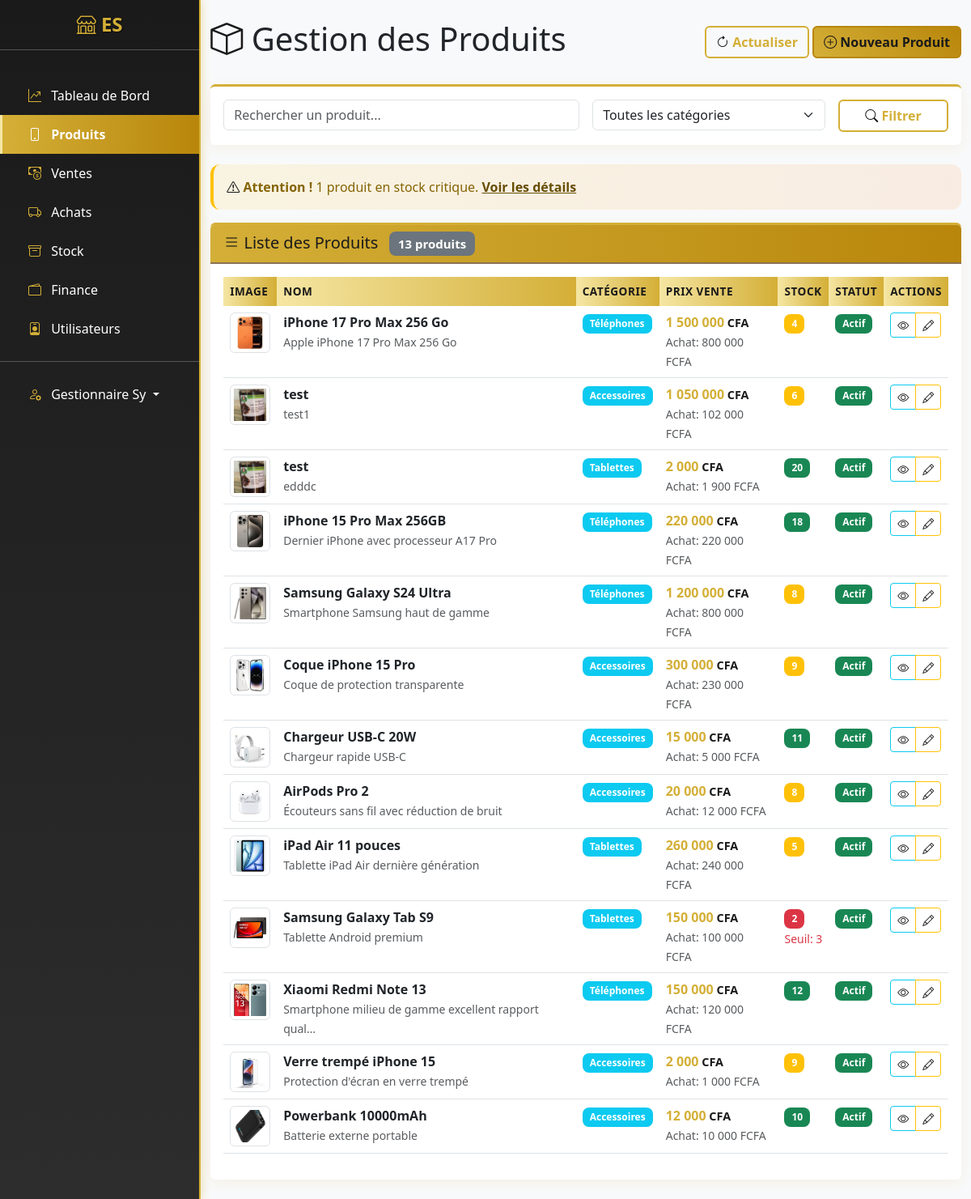
Page /produits/ (signed in) on the earlier database version.
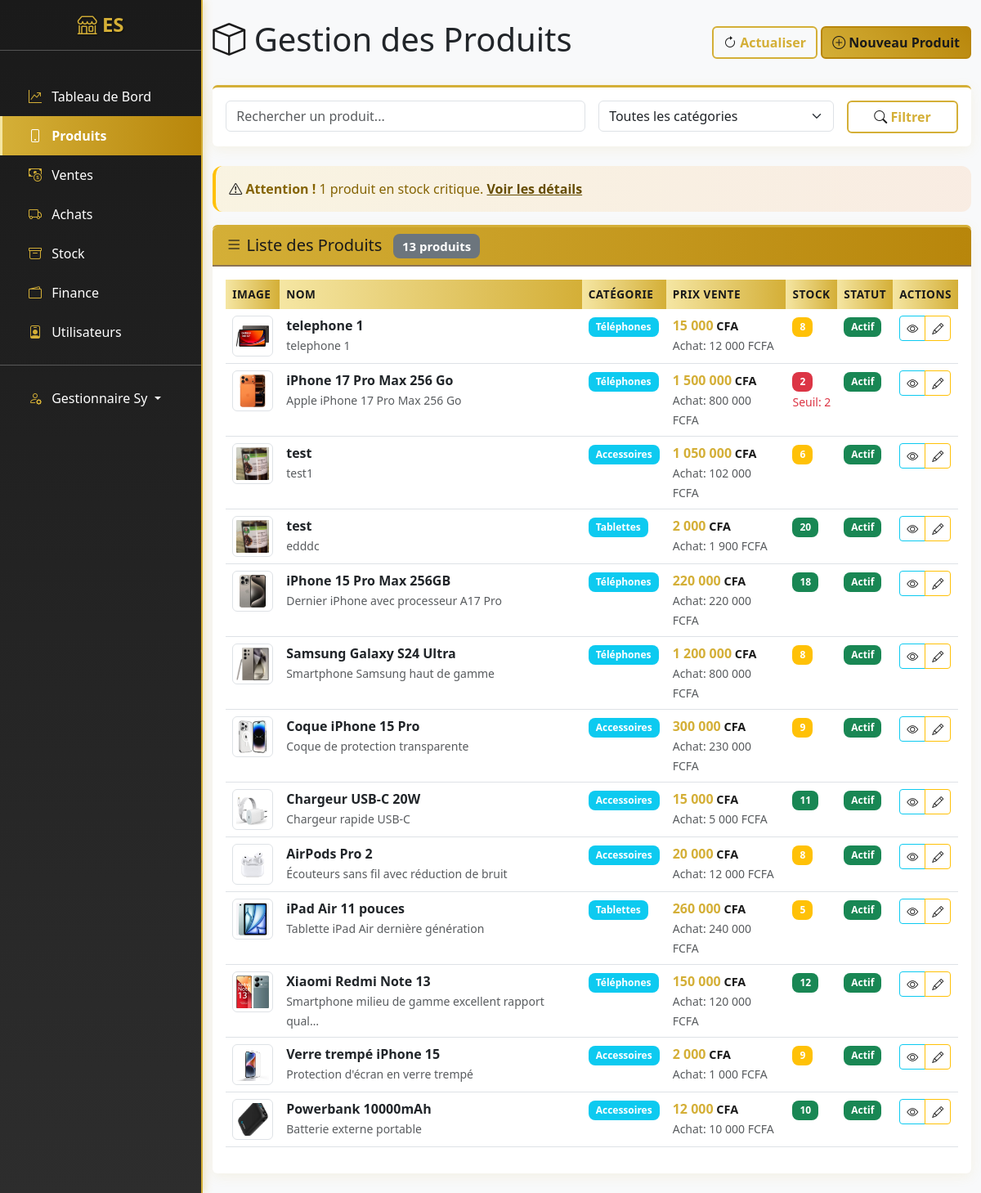
Same page on the later database version.
### apps/produits/models.py (models this page shows, shortened)
class Produit(models.Model):
    nom = models.CharField(max_length=200)
    slug = models.SlugField(unique=True, blank=True)
    categorie = models.ForeignKey(Categorie, on_delete=models.CASCADE, related_name='produits')
    description = models.TextField(blank=True)
    prix_achat = models.DecimalField(max_digits=10, decimal_places=2, default=0)
    prix_vente = models.DecimalField(max_digits=10, decimal_places=2)
    quantite_stock = models.PositiveIntegerField(default=0)
    seuil_alerte = models.PositiveIntegerField(default=5, help_text="Quantité minimum avant alerte")
    date_ajout = models.DateTimeField(auto_now_add=True)
    image = models.ImageField(upload_to='produits/', blank=True, null=True)
    actif = models.BooleanField(default=True)
    class Meta:
        verbose_name = "Produit"
        verbose_name_plural = "Produits"
        ordering = ['-date_ajout']
    @property
    def stock_critique(self):
        return self.quantite_stock <= self.seuil_alerte

class Categorie(models.Model):
    nom = models.CharField(max_length=100, unique=True)
    description = models.TextField(blank=True)
    date_creation = models.DateTimeField(auto_now_add=True)
    class Meta:
        verbose_name = "Catégorie"
        verbose_name_plural = "Catégories"
        ordering = ['nom']

### apps/produits/views.py (the view)
# urls.py: path('', ProduitListView.as_view(), name='list'),
@method_decorator(manager_or_admin_cashier_required, name='dispatch')
class ProduitListView(LoginRequiredMixin, ListView):
    model = Produit
    template_name = 'produits/list.html'
    context_object_name = 'produits'
    paginate_by = 20
    def get_queryset(self):
        queryset = Produit.objects.filter(actif=True).select_related('categorie')
        query = self.request.GET.get('q')
        if query:
            queryset = queryset.filter(
                Q(nom__icontains=query) |
                Q(description__icontains=query) |
                Q(categorie__nom__icontains=query)
            )
        categorie_id = self.request.GET.get('categorie')
        if categorie_id:
            queryset = queryset.filter(categorie_id=categorie_id)
        return queryset
    def get_context_data(self, **kwargs):
        context = super().get_context_data(**kwargs)
        context['categories'] = Categorie.objects.all()
        context['stock_critique'] = Produit.objects.filter(
            actif=True, quantite_stock__lte=F('seuil_alerte')
        ).count()
        return context

### templates/produits/list.html (shortened to what the changed rows need)
{% extends 'base.html' %}
{% load math_filters %}
{% load humanize %}
{% block content %}
<div class="d-flex justify-content-between align-items-center mb-4">
    <h1><i class="bi bi-box"></i> Gestion des Produits</h1>
</div>
<div class="card">
    <div class="card-body">
        <div class="table-responsive">
            <table class="table table-hover">
                <thead>
                    <tr>
                        <th>Image</th>
                        <th>Nom</th>
                        <th>Catégorie</th>
                        <th>Prix Vente</th>
                        <th>Stock</th>
                        <th>Statut</th>
                        <th>Actions</th>
                    </tr>
                </thead>
                <tbody>
                    {% for produit in produits %}
                    <tr>
                        <td>
                            {% if produit.image %}
                            <img src="{{ produit.image.url }}" alt="{{ produit.nom }}" class="img-thumbnail"
                                style="width: 50px; height: 50px; object-fit: cover;">
                            {% else %}
                            <div class="bg-light d-flex align-items-center justify-content-center"
                                style="width: 50px; height: 50px;">
                                <i class="bi bi-image text-muted"></i>
                            </div>
                            {% endif %}
                        </td>
                        <td>
                            <strong>{{ produit.nom }}</strong>
                            {% if produit.description %}
                            <br><small class="text-muted">{{ produit.description|truncatechars:50 }}</small>
                            {% endif %}
                        </td>
                        <td>
                            <span class="badge bg-info">{{ produit.categorie.nom }}</span>
                        </td>
                        <td>
                            <strong class="montant-cfa">{{ produit.prix_vente|floatformat:0|intcomma }}</strong>
                            {% if produit.prix_achat %}
                            <br><small class="text-muted">Achat: {{ produit.prix_achat|floatformat:0|intcomma }}
                                FCFA</small>
                            {% endif %}
                        </td>
                        <td>
                            <span
                                class="badge {% if produit.stock_critique %}bg-danger{% elif produit.quantite_stock < 10 %}bg-warning{% else %}bg-success{% endif %}">
                                {{ produit.quantite_stock }}
                            </span>
                            {% if produit.stock_critique %}
                            <br><small class="text-danger">Seuil: {{ produit.seuil_alerte }}</small>
                            {% endif %}
                        </td>
                        <td>
                            {% if produit.actif %}
                            <span class="badge bg-success">Actif</span>
                            {% else %}
                            <span class="badge bg-secondary">Inactif</span>
                            {% endif %}
                        </td>
                        <td>
                            <div class="btn-group btn-group-sm">
                                <a href="{% url 'produits:detail' produit.pk %}" class="btn btn-outline-info"
                                    title="Voir">
                                    <i class="bi bi-eye"></i>
                                </a>
                                {% if user.role in 'admin,manager' %}
                                <a href="{% url 'produits:update' produit.pk %}" class="btn btn-outline-warning"
                                    title="Modifier">
                                    <i class="bi bi-pencil"></i>
                                </a>
                                {% endif %}
                            </div>
                        </td>
                    </tr>
                    {% endfor %}
                </tbody>
            </table>
        </div>
    </div>
</div>
{% endblock %}

Differences in the rows shown:
no longer on this page (row edited): Produit: image (picture), nom "Samsung Galaxy Tab S9", description "Tablette Android premium", categorie.nom "Tablettes", prix_vente "150 000", prix_achat "100 000", quantite_stock "2", seuil_alerte "3", actif "Actif"
added Produit: image (picture), nom "telephone 1", description "telephone 1", categorie.nom "Téléphones", prix_vente "15 000", prix_achat "12 000", quantite_stock "8", actif "Actif"
changed Produit "iPhone 17 Pro Max 256 Go": quantite_stock "4" → "2"; seuil_alerte (not shown) → "2"
